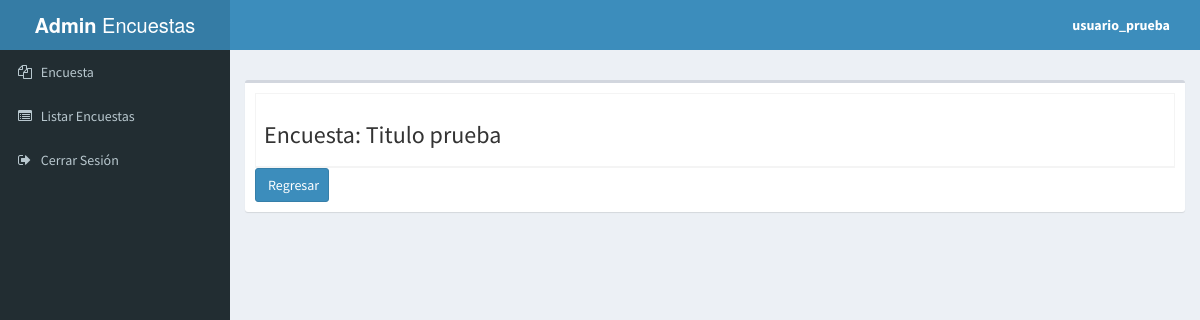
The app's page /moreInfo.php?id=4&encuesta=Titulo prueba (signed in), older data.
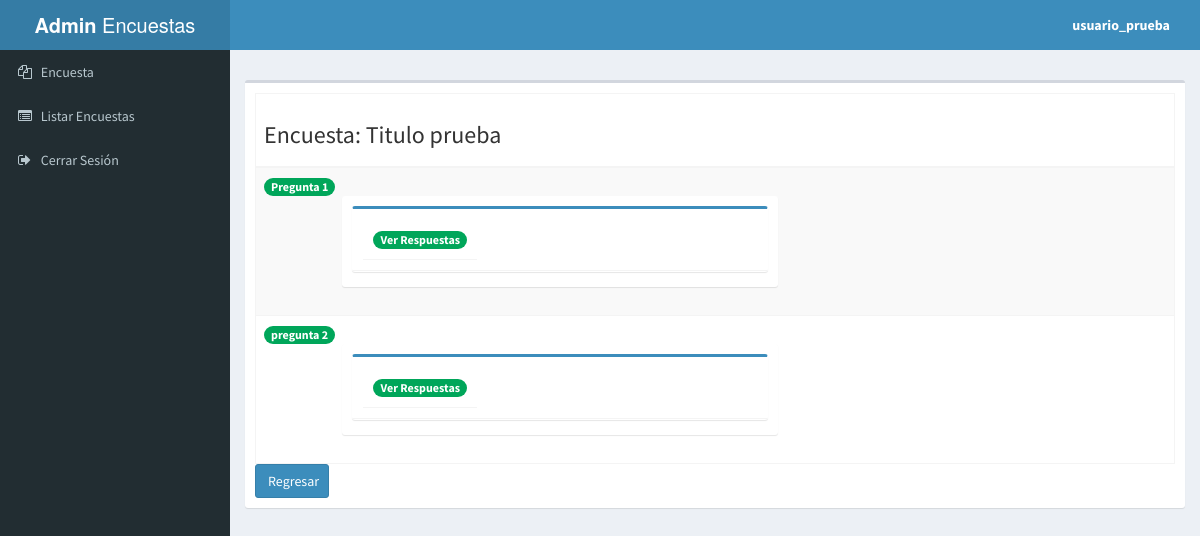
The same page, newer data.
### tables this page shows
CREATE TABLE `pregunta` (
  `id_pregunta` int(11) NOT NULL,
  `descripcion` varchar(300) NOT NULL,
  `id_encuesta` int(11) NOT NULL
);

### modelo/funciones_mysql.php (called while the page is built, shortened)
<?php
class Conexion {
    private $con;
    public function __construct($bd) {
        try {
            $this->con = new PDO('mysql:host=localhost;dbname=' . $bd . ';charset=utf8', 'root', '', array(
                PDO::ATTR_ERRMODE => PDO::ERRMODE_EXCEPTION,
                PDO::MYSQL_ATTR_INIT_COMMAND => "SET NAMES utf8"
            ));
            $this->con->setAttribute(PDO::ATTR_ERRMODE, PDO::ERRMODE_EXCEPTION);
        } catch (PDOException $e) {
            print "¡Error!: " . $e->getMessage() . "<br/>";
            die();
        }
    }
    public function findAll2($query){
        $this->stm = $this->con->prepare($query);
        $this->stm->execute();
        $this->rs = $this->stm->fetchAll(PDO::FETCH_OBJ);
        return $this->rs;
    }
}
?>

### moreInfo.php (the view, shortened to what the changed rows need)
<?php
include 'modelo/funciones_mysql.php';
if (verificar_usuario()) {
    $conexion = new Conexion("sondeo");
    $resultado = $conexion->findAll2("SELECT * FROM pregunta WHERE id_encuesta =" . $_GET['id']);
    $array = array();
    $arrayPreguntas = array();
    $arrayRespuestas = array();
    foreach ($resultado as $key => $value) {
        $array[] = $conexion->findAll2("SELECT * FROM pregunta_respuesta p inner join respuesta r on "
                . " p.id_respuesta = r.id_respuesta WHERE id_pregunta =" . $value->id_pregunta);
    }
    for ($i = 0; $i < count($resultado); $i++) {
        $arrayPreguntas[] = array("id_pregunta" => $resultado[$i]->id_pregunta, "descripcion" => $resultado[$i]->descripcion, "id_encuesta" => $resultado[$i]->id_encuesta, "respuestas" => array());
    }
    for ($j = 0; $j < count($array); $j++) {
        for ($k = 0; $k < count($array[$j]); $k++) {
            $arrayRespuestas[] = array("id" => $array[$j][$k]->id, "id_pregunta" => $array[$j][$k]->id_pregunta, "id_respuesta" => $array[$j][$k]->id_respuesta, "desc_respuesta" => $array[$j][$k]->descripcion);
        }
    }
    for ($k = 0; $k < count($arrayPreguntas); $k++) {
        for ($l = 0; $l < count($arrayRespuestas); $l++) {
            if ($arrayPreguntas[$k]["id_pregunta"] == $arrayRespuestas[$l]["id_pregunta"]) {
                $arrayPreguntas[$k]["respuestas"][] = $arrayRespuestas[$l];
            }
        }
    }
} else {
    header('Location:login.html');
}
?>
<!DOCTYPE html>
<html>
    <head>
        <link href="bootstrap/css/bootstrap.min.css" rel="stylesheet" type="text/css" />
        <link href="plugins/maxcdn.css" rel="stylesheet" type="text/css" />
        <link href="plugins/ionicFramework.css" rel="stylesheet" type="text/css" />
        <link href="plugins/datatables/dataTables.bootstrap.css" rel="stylesheet" type="text/css" />
        <link href="dist/css/AdminLTE.min.css" rel="stylesheet" type="text/css" />
        <link href="dist/css/skins/_all-skins.min.css" rel="stylesheet" type="text/css" />
        <link href="js/notificaciones.css" rel="stylesheet" type="text/css">
    </head>
    <body class="skin-blue">
        <div class="wrapper">
            <div class="content-wrapper">
                <section class="content">
                    <div class="box">
                        <div class="box-body">
                            <table id="" class="table table-bordered table-striped">
                                <thead>
                                    <tr>
                                        <th>
                                            <h3>
                                                Encuesta: <?php echo $_GET['encuesta']; ?>
                                            </h3>
                                        </th>
                                    </tr>
                                </thead>
                                <tbody>
                                    <?php
                                    foreach ($arrayPreguntas as $valor) {
                                        ?>
                                        <tr>
                                            <td><span data-toggle="tooltip" title="" class="badge bg-green"><?php echo $valor["descripcion"] ?></span><br>
                                                <div class="row">
                                                    <div class="col-md-6">
                                                        <div class="box box-solid"style="margin-left: 18%">
                                                            <div class="box-body" >
                                                                <div class="box-group" id="accordion">
                                                                    <div class="panel box box-primary">
                                                                        <div class="box-header with-border">
                                                                            <h4 class="box-title">
                                                                                <a data-toggle="collapse" data-parent="#accordion" href="#collapse<?php echo $valor["id_pregunta"] ?>" >
                                                                                    <div class="box-header with-border">
                                                                                        <span data-toggle="tooltip" title="" class="badge bg-green">Ver Respuestas</span>
                                                                                    </div>
                                                                                </a>
                                                                            </h4>
                                                                        </div>
                                                                    </div>
                                                                </div>
                                                            </div>
                                                        </div>
                                                    </div>
                                                </div>
                                            </td>
                                        </tr>
                                <?php
                                    }
                                ?>
                                </tbody>
                            </table>
                        </div>
                    </div>
                </section>
            </div>
        </div>
    </body>
</html>

Row changes from the older to the newer data that the page shows:
added pregunta: descripcion "Pregunta 1"
added pregunta: descripcion "pregunta 2"
